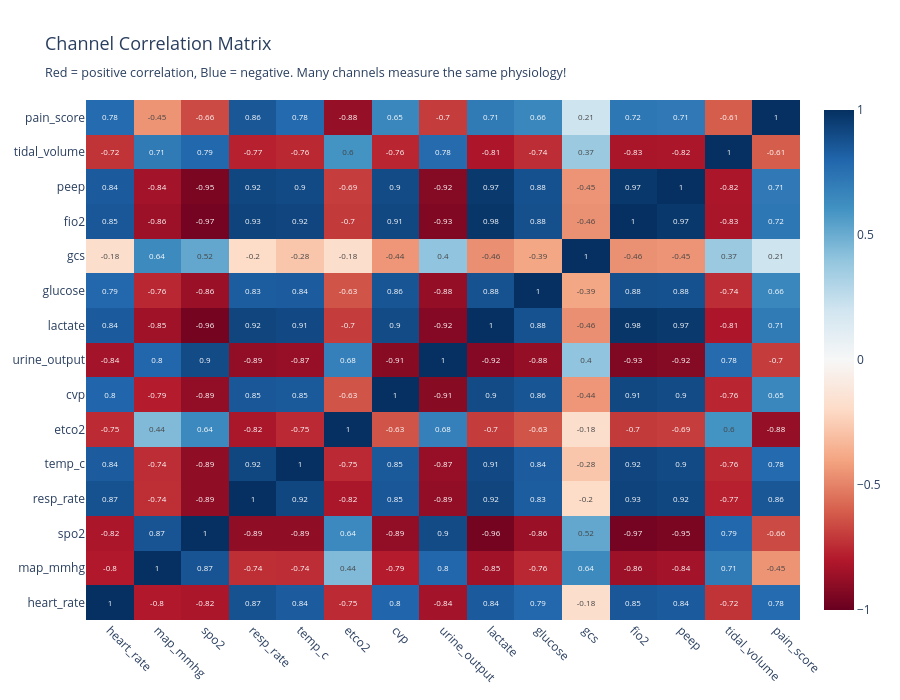

The notebook cell saved with this chart:
### Code cell
# Visualize the correlation structure
def show_channel_correlations(df):
    """Show why many channels are redundant."""
    
    # Calculate correlation matrix
    channel_cols = [c for c in df.columns if c != 'is_anomaly']
    corr_matrix = df[channel_cols].corr()
    
    # Create heatmap
    fig = go.Figure(data=go.Heatmap(
        z=corr_matrix.values,
        x=channel_cols,
        y=channel_cols,
        colorscale='RdBu',
        zmid=0,
        text=corr_matrix.values.round(2),
        texttemplate='%{text}',
        textfont=dict(size=8),
        hoverinfo='z'
    ))
    
    fig.update_layout(
        title=dict(
            text='Channel Correlation Matrix<br><sub>Red = positive correlation, Blue = negative. Many channels measure the same physiology!</sub>',
            font=dict(size=18)
        ),
        width=900,
        height=700,
        xaxis=dict(tickangle=45)
    )
    
    fig.show()
    
    # Count highly correlated pairs
    high_corr_count = 0
    for i in range(len(channel_cols)):
        for j in range(i+1, len(channel_cols)):
            if abs(corr_matrix.iloc[i, j]) > 0.7:
                high_corr_count += 1
    
    print(f"\nHighly correlated channel pairs (r > 0.7): {high_corr_count}")
    print("This redundancy is exactly what PCA exploits!")
    print("If two channels always move together, we only need to track one.")

show_channel_correlations(icu_data)

### Figure 1 — Plotly figure (JSON) as saved in the notebook; plotly's stock layout.template omitted (floating-point values rounded to 4 significant figures; data arrays with more than 128 entries replaced by an {"elided": "..."} marker saying what was removed)
{"data": [{"colorscale": [[0.0, "rgb(103,0,31)"], [0.1, "rgb(178,24,43)"], [0.2, "rgb(214,96,77)"], [0.3, "rgb(244,165,130)"], [0.4, "rgb(253,219,199)"], [0.5, "rgb(247,247,247)"], [0.6, "rgb(209,229,240)"], [0.7, "rgb(146,197,222)"], [0.8, "rgb(67,147,195)"], [0.9, "rgb(33,102,172)"], [1.0, "rgb(5,48,97)"]], "hoverinfo": "z", "text": {"elided": "15x15 float values"}, "textfont": {"size": 8}, "texttemplate": "%{text}", "type": "heatmap", "x": ["heart_rate", "map_mmhg", "spo2", "resp_rate", "temp_c", "etco2", "cvp", "urine_output", "lactate", "glucose", "gcs", "fio2", "peep", "tidal_volume", "pain_score"], "y": ["heart_rate", "map_mmhg", "spo2", "resp_rate", "temp_c", "etco2", "cvp", "urine_output", "lactate", "glucose", "gcs", "fio2", "peep", "tidal_volume", "pain_score"], "z": {"elided": "15x15 float values"}, "zmid": 0}], "layout": {"height": 700, "title": {"font": {"size": 18}, "text": "Channel Correlation Matrix<br><sub>Red = positive correlation, Blue = negative. Many channels measure the same physiology!</sub>"}, "width": 900, "xaxis": {"tickangle": 45}}}
